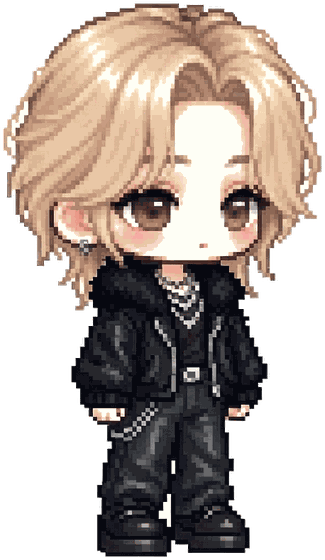
#> input picture assets/looks/look001.png, 325 x 560 px
$ python -i build_add_looks.py   (imports and definitions only)
#> lines starting #> are read from the running program, lines starting #| are printed output that depends on the picture
#!/usr/bin/env python3
# -*- coding: utf-8 -*-
"""往巡演造型列表「末尾追加」新造型（当前 96 套 -> 100 套）。

为什么不重跑 build_assets2.py：
  那个脚本把「朴智旻造型/根目录 png + maple精灵图/v4 + v5」整个枚举一遍，按文件名
  排序 + md5 去重，从头编号。一旦目录里多了/少了/改了名，已有 96 套的下标和城市标签
  就会整体错位，页面上「造型 ↔ 真人原图」的配对会全崩（而且它还会把躺在
  maple精灵图/ 里的 原创BGM-分析图.png 误收成一套）。
  这里只做「在现有编号后面接着加」，已有 001~096 一个字节都不动。

加工参数严格复刻 build_assets2.py，保证新图跟老图观感一致：
  抠白底 → 裁边 → 统一高 560 → 量化 192 色
缩略图复刻 build_thumbs.py：1/4 整数倍最近邻。
真人图复刻 build_looks_real.py：裁 3:4、260x346、quality 76。

用法：
    python3 build_add_looks.py            # 追加
    python3 build_add_looks.py --dry      # 只打印，不写文件
"""
import argparse
import json
import os
import sys
from collections import deque

from PIL import Image

SRC = '/Users/whitekunckles/Desktop/朴智旻造型'
LOOKS = 'assets/looks'
THUMB = 'assets/looks-thumb'
REAL = 'assets/looks-real'
DATA = 'assets/data.js'

# 新增造型：按这个顺序追加成 look097、look098……
# 每项 = (日期, 城市, 精灵图路径, 真人原图路径 或 None)
NEW = [
    ('10.10', 'LIMA',
     os.path.join(SRC, "maple精灵图/v5/261010 BTS WORLD TOUR 'ARIRANG' IN LIMA.png"),
     os.path.join(SRC, "新增/261010 BTS WORLD TOUR 'ARIRANG' IN LIMA.jpg")),
    ('10.10', 'LIMA',
     os.path.join(SRC, "maple精灵图/v5/261010BTS WORLD TOUR 'ARIRANG' IN LIMA.png"),
     os.path.join(SRC, "新增/261010BTS WORLD TOUR 'ARIRANG' IN LIMA.jpg")),
    ('10.14', 'SANTIAGO',
     os.path.join(SRC, "maple精灵图/v5/261014 BTS WORLD TOUR 'ARIRANG' IN SANTIAGO.png"),
     os.path.join(SRC, "新增/261014 BTS WORLD TOUR 'ARIRANG' IN SANTIAGO.jpg")),
    # 第 4 套：用户指定的 261014BTS...SANTIAGO.png
    # ⚠️ 实测其 md5 与「候选_生日/生日_A_蛋糕版_更萌.png」完全相同
    ('10.14', 'SANTIAGO',
     os.path.join(SRC, "maple精灵图/v5/261014BTS WORLD TOUR 'ARIRANG' IN SANTIAGO.png"),
     os.path.join(SRC, "新增/261014BTS WORLD TOUR 'ARIRANG' IN SANTIAGO.jpg")),
]

TARGET_AR = 3 / 4
Y_BIAS = 0.10
SIZE = (260, 346)
QUALITY = 76
SCALE = 4


# [49 lines left out: functions flood_remove_white, trim, not called in this run]


def crop_thumb(src, dst):
#> called with src = 'assets/looks/look001.png', dst = 'out.png'
    im = Image.open(src).convert('RGB')
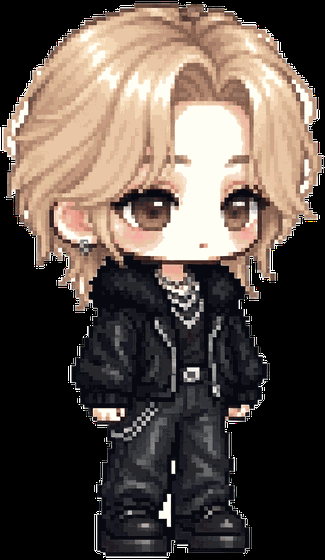
#> im: PIL image 325x560 RGB; mean R, G, B 92.4, 80.7, 73.2
    w, h = im.size
#> w = 325; h = 560
    if w / h > TARGET_AR:
        cw, ch, x0, y0 = int(h * TARGET_AR), h, (w - int(h * TARGET_AR)) // 2, 0
    else:
        cw, ch = w, int(w / TARGET_AR)
#> cw = 325; ch = 433
        x0, y0 = 0, int((h - ch) * Y_BIAS)
#> x0 = 0; y0 = 12
    im = im.crop((x0, y0, x0 + cw, y0 + ch)).resize(SIZE, Image.LANCZOS)
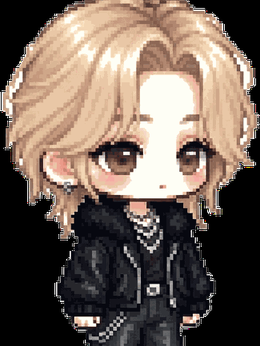
#> im: PIL image 260x346 RGB; mean R, G, B 113.5, 98.5, 88.3
    im.save(dst, quality=QUALITY, optimize=True)


# [77 lines left out: function main, not called in this run]


# [2 lines not run here, left out]

>>> result = crop_thumb('assets/looks/look001.png', 'out.png')
